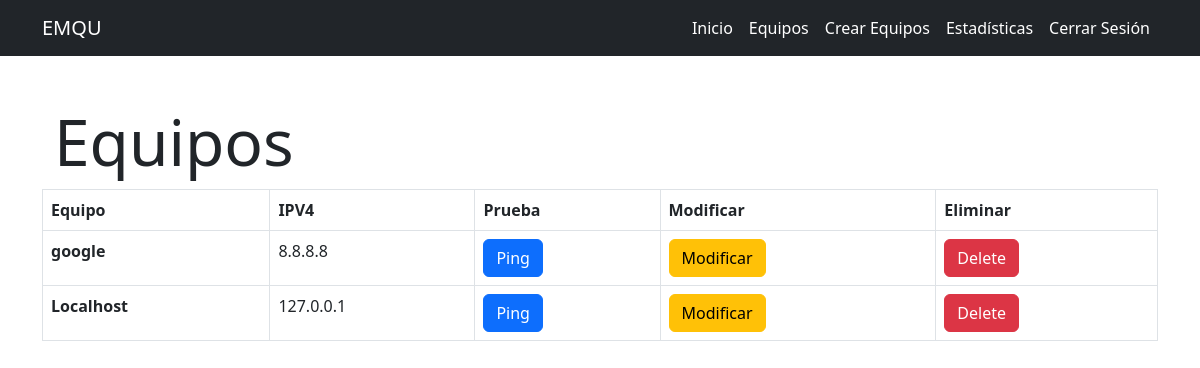
The app's page /devices/ (signed in) with its own data.
### myapp/models.py (models this page shows)
class Device(models.Model):
    name = models.CharField(max_length=200)
    ipAdress = models.CharField(max_length=200)
    user = models.ForeignKey(User, on_delete=models.CASCADE, null=True)

### myapp/views.py (the view)
# urls.py: path('devices/', views.devices, name='devices'),
@login_required
def devices(request):
    devices = Device.objects.all()
    return render(request, 'devices.html', {
        'devices': devices
    })

### myapp/templates/devices.html (shortened to what this page needs)
{% extends 'base.html' %} {% block content %}
<main class="container mt-5">
  <div class="container">
    <div class="row">
      <h1 class="display-3">Equipos</h1>
      <table class="table table-bordered">
        <thead>
          <tr>
            <th scope="col">Equipo</th>
            <th scope="col">IPV4</th>
            <th scope="col">Prueba</th>
            <th scope="col">Modificar</th>
            <th scope="col">Eliminar</th>
          </tr>
        </thead>
        <tbody>
          {% for device in devices %}
          <tr>
            <th scope="row">{{device.name}}</th>
            <td>{{device.ipAdress}}</td>
            <td>
              <form action="{% url 'devicePing' device.id %}" method="POST">
                <button class="btn btn-primary">Ping</button>
              </form>
            </td>
            <td>
              <a
                class="btn btn-warning"
                href="{% url 'deviceDetail' device.id %}"
                role="button"
                >Modificar</a
              >
            </td>
            <td>
              <form action="{% url 'deviceDelete' device.id %}" method="POST">
                <button class="btn btn-danger">Delete</button>
              </form>
            </td>
          </tr>
          {% endfor %}
        </tbody>
      </table>
    </div>
  </div>
</main>
{% endblock %}

### records on screen
Device: name "google", ipAdress "8.8.8.8"
Device: name "Localhost", ipAdress "127.0.0.1"
